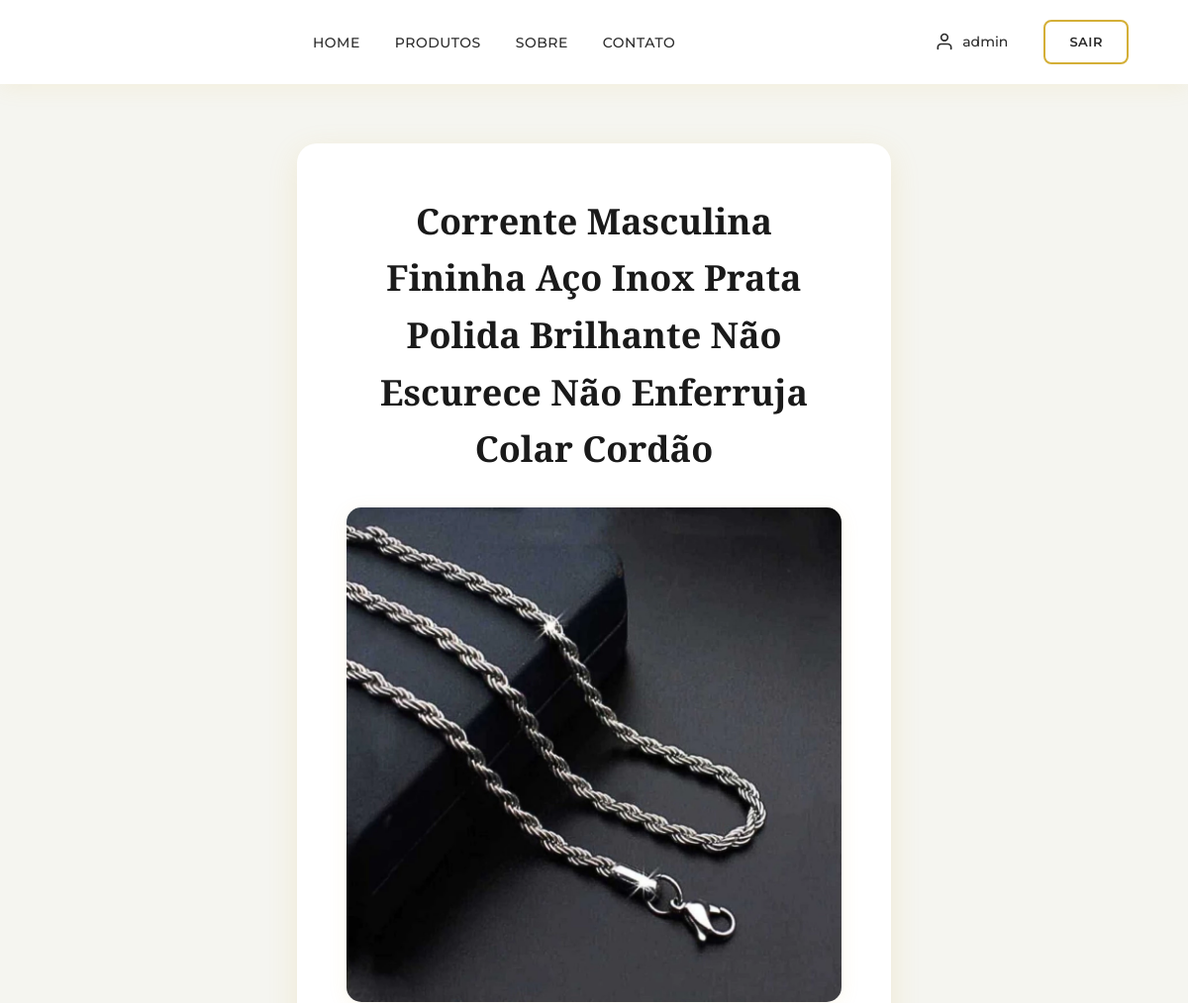
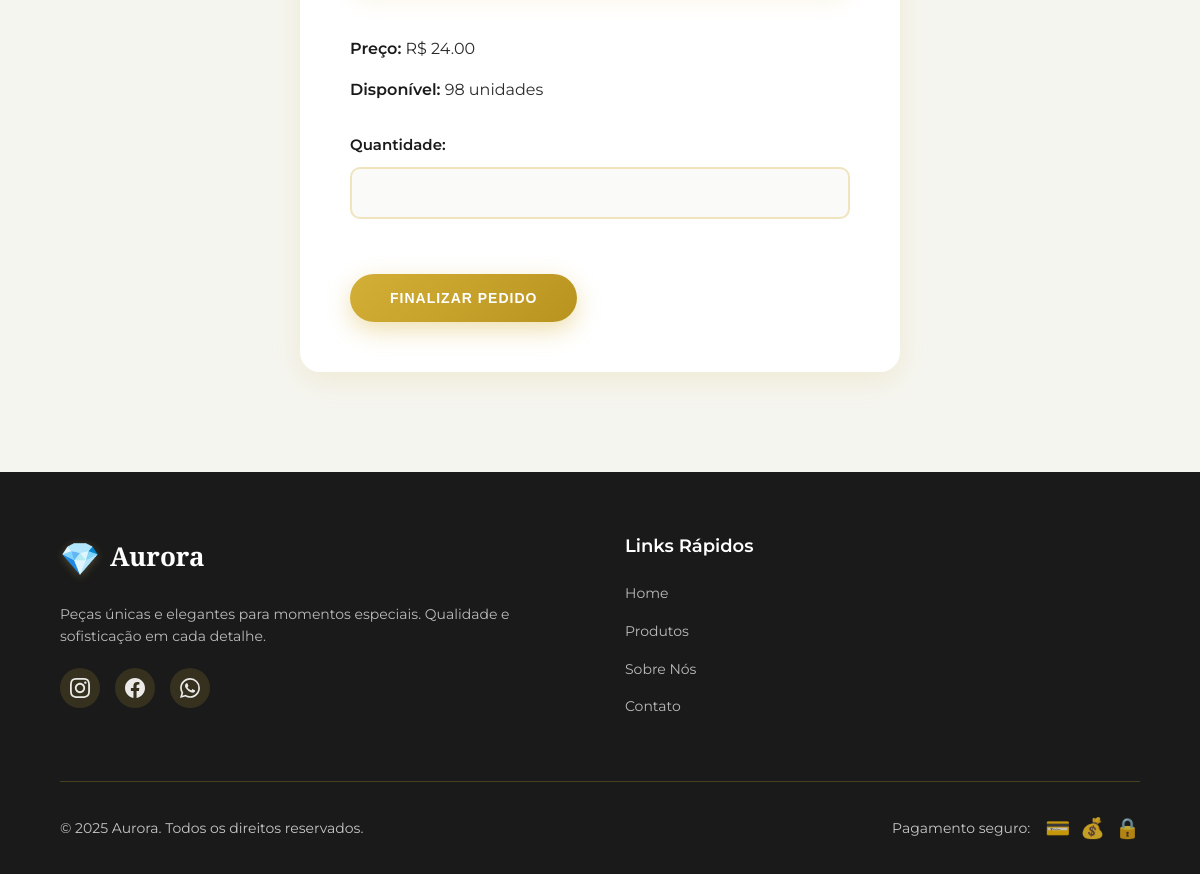
The page /comprar/2 (signed in) on the database its author committed (2 pictures, top to bottom).
### app/models.py (models this page shows, shortened)
class Produto (models.Model):
    nome = models.CharField(max_length=150)
    estoque = models.PositiveIntegerField()
    preco = models.DecimalField(max_digits=10, decimal_places=2)
    descricao = models.TextField()
    foto = models.ImageField(upload_to="produtos/", blank=True, null=True)
    criado_em = models.DateTimeField(auto_now_add=True)
    atualizado_em = models.DateTimeField(auto_now=True)

### app/views.py (the view)
# urls.py: path("comprar/<int:id_prod>", views.comprar, name="comprar"),
@login_required(login_url='loginUsuario')
def comprar(request, id_prod):
    produto = get_object_or_404(Produto, id=id_prod)
    return render(request, "comprar.html", {"produto":produto})

### app/templates/comprar.html (shortened to what this page needs)
{% extends "template.html" %}
{% load static %}
{% block content %}
<section class="compra-card">
    <h2>{{ produto.nome }}</h2>
    <img src="{{ produto.foto.url }}" class="produto-img">
    <p><strong>Preço:</strong> R$ {{ produto.preco }}</p>
    <p><strong>Disponível:</strong> {{ produto.estoque }} unidades</p>
    <form method="POST" action="{% url 'finalizarCompra' produto.id %}">
        <label>Quantidade:</label>
        <input type="number" name="quantidade" min="1" max="{{ produto.estoque }}" required>
        <button type="submit" class="btn-primary">Finalizar Pedido</button>
    </form>
</section>
{% endblock %}

### app/templates/template.html (shortened to what this page needs)
{% load static %}
<!DOCTYPE html>
<html lang="pt-br">
<head>
    <link rel="stylesheet" href="{% static 'styles/style.css' %}">
</head>
<body>
    <header class="header-main">
        <nav class="navbar">
            <div class="navbar-container">
                <ul class="menu" role="navigation">
                    <li><a href="/" class="menu-link">Home</a></li>
                    <li><a href="#produtos" class="menu-link">Produtos</a></li>
                    <li><a href="#sobre" class="menu-link">Sobre</a></li>
                    <li><a href="#contato" class="menu-link">Contato</a></li>
                </ul>
                <div class="navbar-actions">
                    {% if request.user.is_authenticated %}
                        <a href="{% url 'perfil' %}" class="user-profile" title="Meu Perfil">
                            <svg width="20" height="20" viewBox="0 0 24 24" fill="none" stroke="currentColor" stroke-width="2" stroke-linecap="round" stroke-linejoin="round">
                                <path d="M20 21v-2a4 4 0 0 0-4-4H8a4 4 0 0 0-4 4v2"></path>
                                <circle cx="12" cy="7" r="4"></circle>
                            </svg>
                            <span>{{ request.session.nome_usuario|default:request.user.username }}</span>
                        </a>
                        <a href="{% url 'logoutUsuario' %}" class="btn-logout">Sair</a>
                    {% else %}
                        <a href="{% url 'loginUsuario' %}" class="btn-login">Entrar</a>
                        <a href="{% url 'salvarUsuario' %}" class="btn-signup">Cadastrar</a>
                    {% endif %}
                </div>
            </div>
        </nav>
    </header>
    <main class="main-content">
        {% block content %}
        {% endblock %}
    </main>
    <footer class="footer-main">
        <div class="footer-container">
            <div class="footer-content">
                <div class="footer-section">
                    <h3 class="footer-logo">
                        <span class="logo-icon">💎</span>
                        Aurora
                    </h3>
                    <p class="footer-description">
                        Peças únicas e elegantes para momentos especiais.
                        Qualidade e sofisticação em cada detalhe.
                    </p>
                    <div class="footer-social">
                        <a href="#" class="social-link" aria-label="Siga-nos no Instagram" title="Instagram">
                        </a>
                        <a href="#" class="social-link" aria-label="Siga-nos no Facebook" title="Facebook">
                        </a>
                        <a href="#" class="social-link" aria-label="Fale conosco no WhatsApp" title="WhatsApp">
                        </a>
                    </div>
                </div>
                <div class="footer-section">
                    <h4 class="footer-title">Links Rápidos</h4>
                    <ul class="footer-links">
                        <li><a href="/">Home</a></li>
                        <li><a href="#produtos">Produtos</a></li>
                        <li><a href="#sobre">Sobre Nós</a></li>
                        <li><a href="#contato">Contato</a></li>
                    </ul>
                </div>
            </div>
            <div class="footer-bottom">
                <p>&copy; 2025 Aurora. Todos os direitos reservados.</p>
                <div class="footer-payment">
                    <span>Pagamento seguro:</span>
                    <div class="payment-icons">
                        <span title="Cartão de Crédito">💳</span>
                        <span title="PIX">💰</span>
                        <span title="Transação Segura">🔒</span>
                    </div>
                </div>
            </div>
        </div>
    </footer>
</body>
</html>

### rows shown on the page
Produto: nome "Corrente Masculina Fininha Aço Inox Prata Polida Brilhante Não Escurece Não Enferruja Colar Cordão", foto (picture), preco "24.00", estoque "98"

### other values the page prints
{{ request.session.nome_usuario|default:request.user.username }} "admin"
